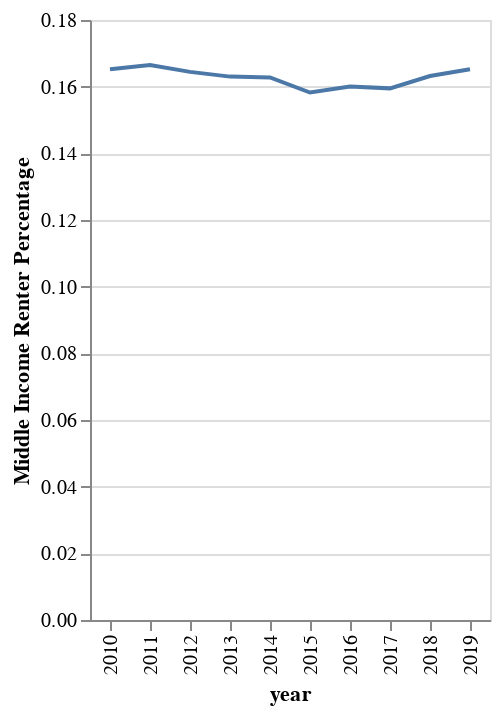

Source (notebook cell):
### Code cell
alt.Chart(la_mid_income).mark_line().encode(
    x='year',
    y='Middle Income Renter Percentage'
    
)

### Figure 1 — Vega-Lite specification as saved in the notebook (floating-point values rounded to 4 significant figures)
{"config": {"view": {"continuousWidth": 400, "continuousHeight": 300}}, "data": {"name": "data-111892786e66759cca9f58465cd0c7a8"}, "mark": "line", "encoding": {"x": {"type": "nominal", "field": "year"}, "y": {"type": "quantitative", "field": "Middle Income Renter Percentage"}}, "$schema": "https://vega.github.io/schema/vega-lite/v4.0.2.json", "datasets": {"data-111892786e66759cca9f58465cd0c7a8": [{"year": "2010", "County_Name": "Los Angeles County", "middle_income_HH": 27966, "total": 169280, "Middle Income Renter Percentage": 0.1652}, {"year": "2011", "County_Name": "Los Angeles County", "middle_income_HH": 29487, "total": 177118, "Middle Income Renter Percentage": 0.1665}, {"year": "2012", "County_Name": "Los Angeles County", "middle_income_HH": 5738, "total": 34895, "Middle Income Renter Percentage": 0.1644}, {"year": "2013", "County_Name": "Los Angeles County", "middle_income_HH": 5714, "total": 35052, "Middle Income Renter Percentage": 0.163}, {"year": "2014", "County_Name": "Los Angeles County", "middle_income_HH": 5751, "total": 35332, "Middle Income Renter Percentage": 0.1628}, {"year": "2015", "County_Name": "Los Angeles County", "middle_income_HH": 5613, "total": 35471, "Middle Income Renter Percentage": 0.1582}, {"year": "2016", "County_Name": "Los Angeles County", "middle_income_HH": 5704, "total": 35641, "Middle Income Renter Percentage": 0.16}, {"year": "2017", "County_Name": "Los Angeles County", "middle_income_HH": 5651, "total": 35432, "Middle Income Renter Percentage": 0.1595}, {"year": "2018", "County_Name": "Los Angeles County", "middle_income_HH": 5817, "total": 35642, "Middle Income Renter Percentage": 0.1632}, {"year": "2019", "County_Name": "Los Angeles County", "middle_income_HH": 5916, "total": 35802, "Middle Income Renter Percentage": 0.1652}]}}
